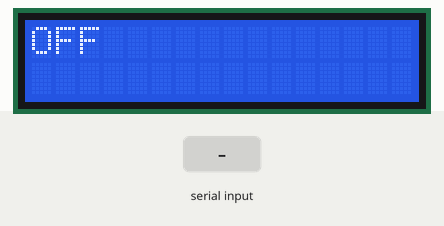
Bench run of a sketch on a simulated ESP32. Parts: 16×2 character LCD. The test bench sets the inputs (shaded band). What the sketch prints to the serial monitor is not drawn.

Above: at 1.2 s.
1.3 s: byte 30 received over Serial
At 2.3 s:
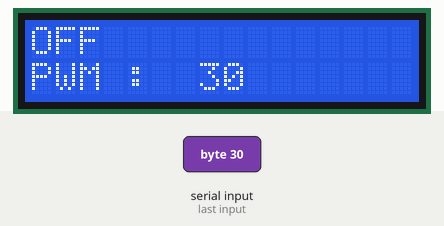
2.8 s: byte 90 received over Serial
At 3.2 s:
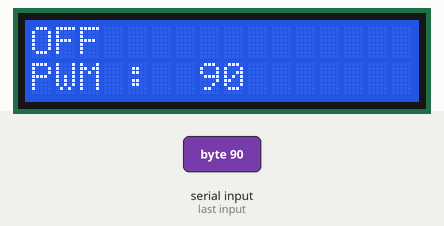
4.3 s: byte 120 received over Serial
At 5.4 s:
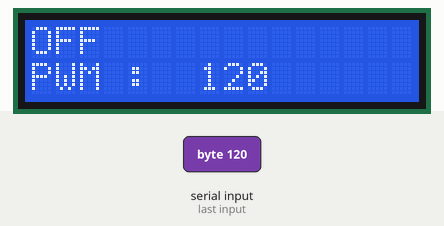
Timing chart, 0 to 7.3 s (numbered marks = the images above; inputs shaded):
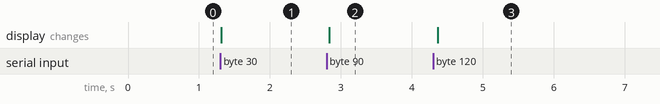

Measured:
- after the input at 1.3 s, the display: changes at once (image 1)
- after the input at 2.8 s, the display: changes at once (image 2)
- after the input at 4.3 s, the display: changes after 0.07 s (image 3)

The sketch:

ESP32_LCD_I2C_Write.ino
```cpp
//write dari serial monitor ke LCD I2C
#include <LiquidCrystal_I2C.h>
int lcdColumns = 16;
int lcdRows = 2;
LiquidCrystal_I2C lcd(0x27, lcdColumns, lcdRows);
int motorSpeed; //int untuk mengatur kecepatan & on/off

void setup() {

  lcd.init();
  lcd.backlight();

  Serial.begin(115200);
  Serial.println("ESP32_LCD_I2C");
}

void loop() {

  if (Serial.available()) {
    motorSpeed=Serial.read();
    Serial.println(motorSpeed);
  }

    if(motorSpeed == 1) //ON
    {
      lcd.clear();
      lcd.setCursor(0, 0);
      lcd.print("ON");
    }

   if(motorSpeed == 0) //OFF
    {
      lcd.clear();
      lcd.setCursor(0, 0);
      lcd.print("OFF");
    }

    if(motorSpeed > 1 && motorSpeed < 256) //ubah kecepatan motor dengan ubah pwm
    {
      lcd.setCursor(0, 1);
      lcd.print("PWM : ");
      lcd.setCursor(7, 1);
      lcd.print(motorSpeed);
      delay(100);
    }


        }
```
